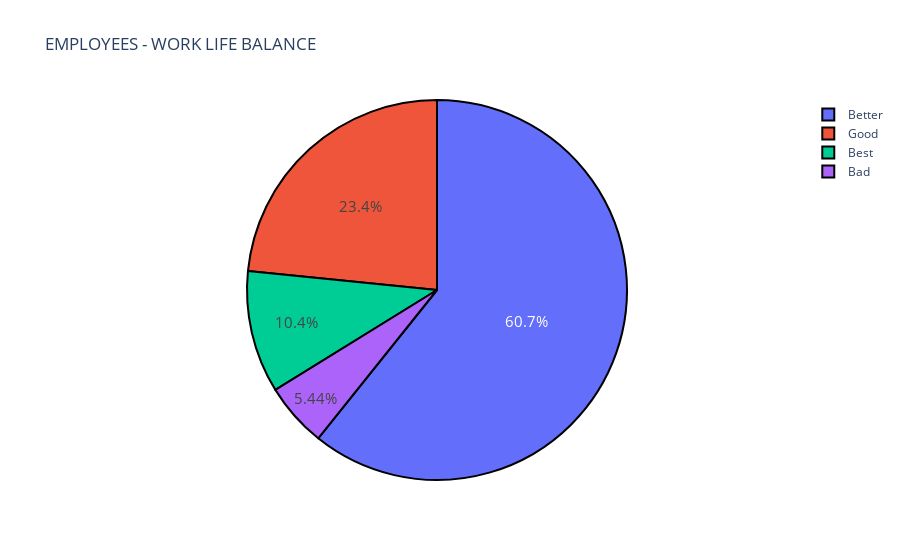

Notebook source saved alongside this figure:
### Code cell
fig = go.Figure(go.Pie(labels = label , values = counts))
fig.update_layout(title_text = "EMPLOYEES - WORK LIFE BALANCE")
fig.update_traces(hoverinfo = "label + value" , textinfo = "percent" , textfont_size = 15 ,
                 textposition = "inside" , marker = dict(line=dict(color = "black" , width = 2)))
fig.show()

### Figure 1 — Plotly figure (JSON) as saved in the notebook; plotly's stock layout.template omitted (floating-point values rounded to 4 significant figures)
{"data": [{"hoverinfo": "label+value", "labels": ["Better", "Good", "Best", "Bad"], "marker": {"line": {"color": "black", "width": 2}}, "textfont": {"size": 15}, "textinfo": "percent", "textposition": "inside", "type": "pie", "values": [893, 344, 153, 80]}], "layout": {"autosize": true, "title": {"text": "EMPLOYEES - WORK LIFE BALANCE"}}}
